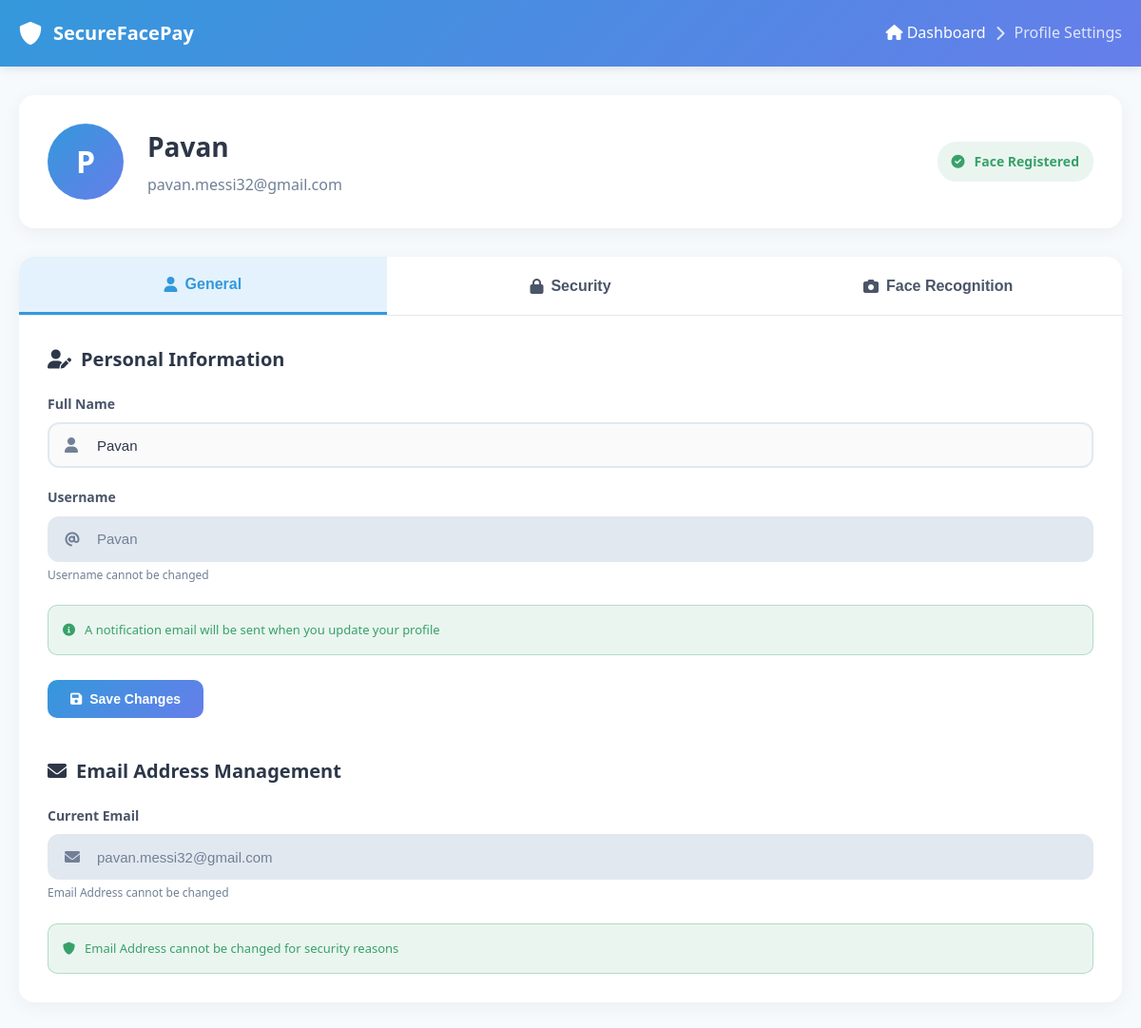
Page /customer_side/profile.php (signed in) on the committed database.
### tables this page shows
CREATE TABLE `users` (
  `id` int(11) NOT NULL,
  `user_id` varchar(50) DEFAULT NULL,
  `username` varchar(255) NOT NULL,
  `full_name` varchar(100) NOT NULL,
  `email` varchar(100) NOT NULL,
  `password` varchar(255) NOT NULL,
  `created_at` timestamp NOT NULL DEFAULT current_timestamp(),
  `pin_code` text NOT NULL,
  `verification_token` varchar(100) DEFAULT NULL,
  `is_verified` tinyint(1) DEFAULT 0,
  `account_status` enum('active','suspended','pending','closed') DEFAULT 'pending',
  `failed_login_attempts` int(11) DEFAULT 0,
  `last_failed_login` datetime DEFAULT NULL,
  `locked_until` datetime DEFAULT NULL,
  `last_login` datetime DEFAULT NULL,
  `updated_at` timestamp NOT NULL DEFAULT current_timestamp() ON UPDATE current_timestamp(),
  `failed_payment_attempts` int(11) DEFAULT 0,
  `last_failed_payment` timestamp NULL DEFAULT NULL
);

### customer_side/profile.php (the view, shortened to what this page needs)
<?php
require_once 'config.php';
$user_id = $_SESSION['authenticatedUserId'];
$username = $_SESSION['username'];
$tab = $_GET['tab'] ?? 'general';
try {
    $conn = dbConnect();
    $stmt = $conn->prepare("SELECT * FROM users WHERE username = ? OR user_id = ?");
    $stmt->bind_param("ss", $username, $user_id);
    $stmt->execute();
    $result = $stmt->get_result();
    $user = $result->fetch_assoc();
    $face_registered = false;
    $check_table = $conn->query("SHOW TABLES LIKE 'face_embeddings'");
    if ($check_table->num_rows > 0) {
        $stmt = $conn->prepare("SELECT * FROM face_embeddings WHERE user_id = ?");
        $stmt->bind_param("s", $user['user_id']);
        $stmt->execute();
        $result = $stmt->get_result();
        $face_data = $result->fetch_assoc();
        $face_registered = $face_data ? true : false;
    }
} catch (Exception $e) {
    error_log("Profile error: " . $e->getMessage());
    $error = "Unable to load profile data. Error: " . $e->getMessage();
}
?>
<!DOCTYPE html>
<html lang="en">
<head>
    <link rel="stylesheet" href="https://cdnjs.cloudflare.com/ajax/libs/font-awesome/6.0.0/css/all.min.css">
</head>
<body>
    <header class="header">
        <div class="header-content">
            <div class="logo">
                <i class="fas fa-shield-alt"></i>
                SecureFacePay
            </div>
            <div class="breadcrumb">
                <a href="dashboard.php">
                    <i class="fas fa-home"></i> Dashboard
                </a>
                <i class="fas fa-chevron-right"></i>
                <span>Profile Settings</span>
            </div>
        </div>
    </header>
    <main class="main-content">
        <div class="profile-header">
            <div class="profile-avatar">
                <?= strtoupper(substr($user['full_name'] ?? $username, 0, 1)) ?>
            </div>
            <div class="profile-info">
                <h1><?= htmlspecialchars($user['full_name'] ?? $username) ?></h1>
                <p><?= htmlspecialchars($user['email']) ?></p>
            </div>
            <div class="face-status <?= $face_registered ? 'face-registered' : 'face-not-registered' ?>">
                <i class="fas fa-<?= $face_registered ? 'check-circle' : 'exclamation-triangle' ?>"></i>
                <?= $face_registered ? 'Face Registered' : 'Face Not Registered' ?>
            </div>
        </div>
        <div class="tabs">
            <div class="tab-navigation">
                <button class="tab-button <?= $tab === 'general' ? 'active' : '' ?>" onclick="switchTab('general')">
                    <i class="fas fa-user"></i> General
                </button>
                <button class="tab-button <?= $tab === 'security' ? 'active' : '' ?>" onclick="switchTab('security')">
                    <i class="fas fa-lock"></i> Security
                </button>
                <button class="tab-button <?= $tab === 'face' ? 'active' : '' ?>" onclick="switchTab('face')">
                    <i class="fas fa-camera"></i> Face Recognition
                </button>
            </div>
            <div class="tab-content">
                <div id="general" class="tab-panel <?= $tab === 'general' ? 'active' : '' ?>">
                    <div class="form-section">
                        <h2 class="section-title">
                            <i class="fas fa-user-edit"></i>
                            Personal Information
                        </h2>
                        <form method="POST" id="profileForm">
                            <div class="form-group">
                                <label for="full_name">Full Name</label>
                                <div class="input-group">
                                    <input type="text" id="full_name" name="full_name"
                                           value="<?= htmlspecialchars($user['full_name']) ?>" required>
                                </div>
                            </div>
                            <div class="form-group">
                                <label for="username">Username</label>
                                <div class="input-group">
                                    <input type="text" id="username" value="<?= htmlspecialchars($user['username']) ?>" disabled>
                                </div>
                                <small style="color: var(--text-light); font-size: 12px;">Username cannot be changed</small>
                            </div>
                            <div class="security-notice">
                                <i class="fas fa-info-circle"></i>
                                A notification email will be sent when you update your profile
                            </div>
                            <br><button type="submit" class="btn btn-primary">
                                <i class="fas fa-save"></i> Save Changes
                            </button>
                        </form>
                    </div>
                    <div class="form-section">
                        <h2 class="section-title">
                            <i class="fas fa-envelope"></i>
                            Email Address Management
                        </h2>
                        <div class="form-group">
                            <label for="current_email">Current Email</label>
                            <div class="input-group">
                                <input type="email" id="current_email" value="<?= htmlspecialchars($user['email']) ?>" disabled>
                            </div>
                            <small style="color: var(--text-light); font-size: 12px;">Email Address cannot be changed</small>
                        </div>
                        <div class="security-notice">
                            <i class="fas fa-shield-alt"></i>
                            Email Address cannot be changed for security reasons
                        </div>
                    </div>
                </div>
            </div>
        </div>
    </main>
</body>
</html>

### customer_side/profile.php (style rules this page uses)
:root { --primary: #3498db; --primary-light: #e3f2fd; --primary-dark: #2980b9; --secondary: #f8f9fa; --success: #38a169; --warning: #ed8936; --error: #e53e3e; --info: #3182ce; --text-dark: #2d3748; --text-medium: #4a5568; --text-light: #718096; --border: #e2e8f0; --bg-light: #f7fafc; --shadow: rgba(0,0,0,0.1); }
* { margin: 0; padding: 0; box-sizing: border-box; }
body { font-family: 'Segoe UI', -apple-system, BlinkMacSystemFont, sans-serif; background-color: var(--bg-light); color: var(--text-dark); line-height: 1.6; }
.header { background: linear-gradient(135deg, var(--primary), #667eea); color: white; padding: 0; box-shadow: 0 2px 10px var(--shadow); }
.header-content { max-width: 1200px; margin: 0 auto; padding: 0 20px; display: flex; justify-content: space-between; align-items: center; height: 70px; }
.logo { display: flex; align-items: center; gap: 12px; font-size: 20px; font-weight: 700; }
.logo i { font-size: 24px; }
.breadcrumb { display: flex; align-items: center; gap: 10px; color: rgba(255,255,255,0.8); }
.breadcrumb a { color: white; text-decoration: none; transition: opacity 0.3s; }
.main-content { max-width: 1200px; margin: 0 auto; padding: 30px 20px; }
.profile-header { background: white; border-radius: 16px; padding: 30px; margin-bottom: 30px; box-shadow: 0 4px 20px rgba(0,0,0,0.05); display: flex; align-items: center; gap: 25px; }
.profile-avatar { width: 80px; height: 80px; background: linear-gradient(135deg, var(--primary), #667eea); border-radius: 50%; display: flex; align-items: center; justify-content: center; font-size: 32px; font-weight: 700; color: white; }
.profile-info h1 { font-size: 28px; font-weight: 700; color: var(--text-dark); margin-bottom: 5px; }
.profile-info p { color: var(--text-light); font-size: 16px; }
.face-status { margin-left: auto; display: flex; align-items: center; gap: 10px; padding: 10px 15px; border-radius: 20px; font-size: 14px; font-weight: 600; }
.face-registered { background: rgba(56, 161, 105, 0.1); color: var(--success); }
.tabs { background: white; border-radius: 16px; box-shadow: 0 4px 20px rgba(0,0,0,0.05); overflow: hidden; }
.tab-navigation { display: flex; border-bottom: 1px solid var(--border); }
.tab-button { flex: 1; padding: 20px; background: none; border: none; font-size: 16px; font-weight: 600; color: var(--text-medium); cursor: pointer; transition: all 0.3s; display: flex; align-items: center; justify-content: center; gap: 8px; }
.tab-button.active { color: var(--primary); background: var(--primary-light); border-bottom: 3px solid var(--primary); }
.tab-content { padding: 30px; }
.tab-panel { display: none; }
.tab-panel.active { display: block; }
.form-section { margin-bottom: 40px; }
.form-section:last-child { margin-bottom: 0; }
.section-title { font-size: 20px; font-weight: 600; color: var(--text-dark); margin-bottom: 20px; display: flex; align-items: center; gap: 10px; }
.form-group { margin-bottom: 20px; }
label { display: block; font-size: 14px; font-weight: 600; color: var(--text-medium); margin-bottom: 8px; }
.input-group { position: relative; }
.input-group input { width: 100%; height: 48px; padding: 0 20px 0 50px; border: 2px solid var(--border); border-radius: 12px; font-size: 15px; transition: all 0.3s ease; color: var(--text-dark); background-color: #fafafa; }
.input-group input:disabled { background-color: #e2e8f0; color: var(--text-light); cursor: not-allowed; }
.btn { padding: 12px 24px; border: none; border-radius: 10px; font-size: 14px; font-weight: 600; cursor: pointer; transition: all 0.3s ease; text-decoration: none; display: inline-flex; align-items: center; gap: 8px; }
.btn-primary { background: linear-gradient(135deg, var(--primary), #667eea); color: white; }
.security-notice { background: rgba(56, 161, 105, 0.1); border: 1px solid rgba(56, 161, 105, 0.3); border-radius: 10px; padding: 15px; margin-top: 15px; font-size: 13px; color: var(--success); display: flex; align-items: center; gap: 10px; }

### rows in the picture
users: full_name "P", full_name "Pavan", email "pavan.messi32@gmail.com", username "Pavan"
